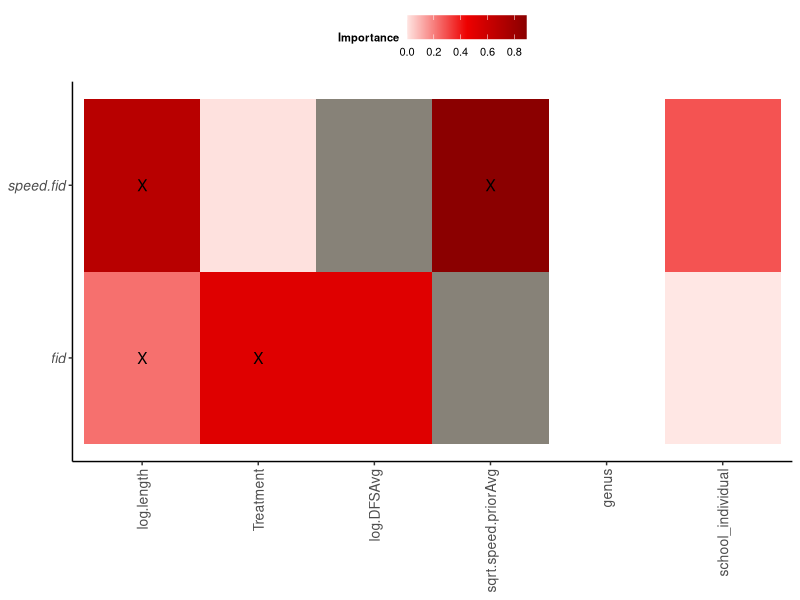

Generate this figure with R:
setwd("~/Documents/Master UWA/thesis/Results/GitHub/Analysis-Asunsolo_FID")

####Librarys####
library(dplyr)
#fid<- read.csv("FID_all.var.imp.csv")
#speed.fid<- read.csv("FID_all.var.imp.speed.fid.csv")

#data<-rbind(fid,speed.fid)

data<- read.csv("ALL_imp_var_fid_speedfid.csv")%>%
  dplyr::rename(resp.var=X)%>%
  tidyr::gather(key=predictor,value=importance,2:ncol(.))%>%
  glimpse()

# Part 2 - custom plot of importance scores----


# Plotting defaults----
library(ggplot2)
# Theme-
Theme1 <-
  theme( # use theme_get() to see available options
    panel.grid.major = element_blank(),
    panel.grid.minor = element_blank(),
    legend.background = element_rect(fill="white"),
    legend.key = element_blank(), # switch off the rectangle around symbols in the legend
    legend.text = element_text(size=8),
    legend.title = element_text(size=8, face="bold"),
    legend.position = "top",
    legend.direction="horizontal",
    text=element_text(size=10),
    strip.text.y = element_text(size = 10,angle = 0),
    axis.title.x=element_text(vjust=0.3, size=10),
    axis.title.y=element_text(vjust=0.6, angle=90, size=10),
    axis.text.x=element_text(size=10,angle = 90, hjust=1,vjust=0.5),
    axis.text.y=element_text(size=10,face="italic"),
    axis.line.x=element_line(colour="black", size=0.5,linetype='solid'),
    axis.line.y=element_line(colour="black", size=0.5,linetype='solid'),
    strip.background = element_blank())


# colour ramps-
re <- colorRampPalette(c("mistyrose", "red2","darkred"))(200)

# Labels-
legend_title<-"Importance"

# Annotations-
data.label<-data%>%
  mutate(label=NA)%>%
  mutate(label=ifelse((predictor=="log.length"&resp.var=="fid"),"X",
               ifelse((predictor=="Treatment"&resp.var=="fid"),"X",label)))%>%
  mutate(label=ifelse(predictor=="log.length"&resp.var=="speed.fid","X",ifelse(predictor=="sqrt.speed.priorAvg"&resp.var=="speed.fid","X",label)))%>%
  glimpse()

# Plot gg.importance.scores ----
gg.importance.scores <- ggplot(data.label, aes(x=predictor,y=resp.var,fill=importance))+
  geom_tile(show.legend=T) +
  scale_fill_gradientn(legend_title,colours=c("white", re), na.value = "#878278",
                       limits = c(0, max(data.label$importance)))+
  scale_x_discrete(limits=c("log.length",
                            "Treatment",
                            "log.DFSAvg",
                            "sqrt.speed.priorAvg",
                            "genus",
                            "school_individual"),
                   labels=c(
                     "log.length",
                     "Treatment",
                     "log.DFSAvg",
                     "sqrt.speed.priorAvg",
                     "genus",
                     "school_individual"
                   ))+
  scale_y_discrete(limits = c("fid",
                              "speed.fid"),
                   labels=c("fid",
                            "speed.fid"))+
  xlab(NULL)+
  ylab(NULL)+
  theme_classic()+
  Theme1+
  geom_text(aes(label=label))
gg.importance.scores
